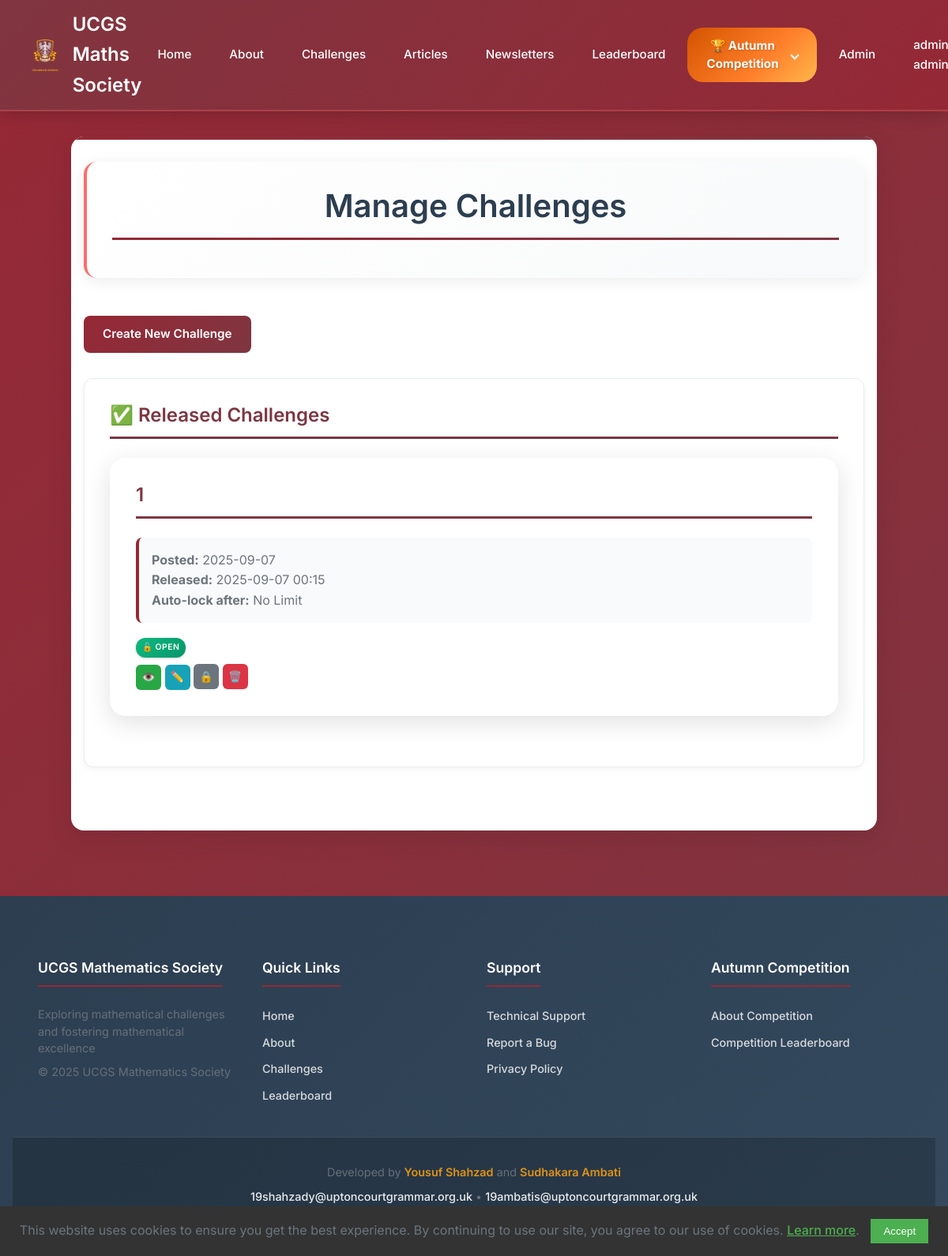
Screenshot of /admin/challenges (signed in) with the database file from the repository.
### app/models.py (models this page shows, shortened)
class User(UserMixin, db.Model):
    __tablename__ = "users"
    id = db.Column(db.Integer, primary_key=True)
    full_name = db.Column(db.String(100), nullable=False, index=True)
    email = db.Column(db.String(120), unique=True, nullable=False, index=True)
    year = db.Column(db.Integer)
    maths_class = db.Column(db.String(100))
    password_hash = db.Column(db.String(128))
    is_admin = db.Column(db.Boolean, default=False, nullable=False)
    key_stage = db.Column(db.String(3), nullable=False, index=True)
    school_id = db.Column(db.Integer, db.ForeignKey('school.id'), nullable=True, index=True)
    is_competition_participant = db.Column(db.Boolean, default=False, nullable=False)
    submissions = db.relationship(
        "AnswerSubmission",
        back_populates="user",
        lazy="dynamic",
        cascade="all, delete-orphan"
    )
    articles = db.relationship(
        "Article",
        back_populates="author",
        lazy="dynamic",
        cascade="all, save-update"
    )

class Challenge(db.Model):
    __tablename__ = "challenge"
    id = db.Column(db.Integer, primary_key=True, autoincrement=True)
    title = db.Column(db.String(100), nullable=False, index=True)
    content = db.Column(db.Text, nullable=False)
    date_posted = db.Column(db.DateTime, nullable=False, default=datetime.datetime.now, index=True)
    file_url = db.Column(db.String(100))
    key_stage = db.Column(db.String(3), nullable=False, index=True)
    first_correct_submission = db.Column(db.DateTime)
    release_at = db.Column(db.DateTime, nullable=True, index=True)
    is_manually_locked = db.Column(db.Boolean, default=False, nullable=False)
    lock_after_hours = db.Column(db.Integer, nullable=True)
    answer_boxes = db.relationship(
        "ChallengeAnswerBox",
        back_populates="challenge",
        lazy="dynamic",
        cascade="all, save-update",
        order_by="ChallengeAnswerBox.order"
    )
    submissions = db.relationship(
        "AnswerSubmission",
        back_populates="challenge",
        lazy="dynamic"
    )

### app/admin/routes.py (the view)
@bp.route("/admin/challenges")
@login_required
@admin_required
def manage_challenges():
    now = datetime.datetime.now()
    released_challenges = Challenge.query.filter(Challenge.release_at <= now).order_by(Challenge.date_posted.desc()).all()
    unreleased_challenges = Challenge.query.filter(Challenge.release_at > now).order_by(Challenge.release_at.asc()).all()
    return render_template(
        "admin/manage_challenges.html",
        title="Manage Challenges",
        released_challenges=released_challenges,
        unreleased_challenges=unreleased_challenges
    )

### app/__init__.py (called while the page is built)
def initialize_extensions(app):
    ckeditor.init_app(app)
    db.init_app(app)
    login_manager.init_app(app)
    migrate.init_app(app, db, render_as_batch=True)
    from app.models import User
    @login_manager.user_loader
    def load_user(user_id):
        return User.query.get(int(user_id))

### app/admin/routes.py (called while the page is built)
def admin_required(f):
    @wraps(f)
    def decorated_function(*args, **kwargs):
        if not current_user.is_admin:
            flash("You do not have permission to access this page.")
            return redirect(url_for("main.home"))
        return f(*args, **kwargs)
    return decorated_function

### app/templates/admin/manage_challenges.html (shortened to what this page needs)
{% extends "base.html" %}
{% block content %}
<div class="admin-dashboard">
    <div class="page-header">
        <h1>Manage Challenges</h1>
    </div>
    <a href="{{ url_for('admin.create_challenge') }}" class="button">Create New Challenge</a>
    <div class="page-section">
    <section>
        <h2>✅ Released Challenges</h2>
        <div class="challenges-grid">
            {% for challenge in released_challenges %}
            <div class="challenge-card">
                <h2>{{ challenge.title }}</h2>
                <div class="challenge-meta">
                    <span class="challenge-date"><strong>Posted:</strong> {{ challenge.date_posted.strftime('%Y-%m-%d') }}</span><br>
                    <span class="challenge-released"><strong>Released:</strong> {{ challenge.release_at.strftime('%Y-%m-%d %H:%M') if challenge.release_at else 'Immediate' }}</span><br>
                    <span class="challenge-lock"><strong>Auto-lock after:</strong> {{ challenge.lock_after_hours if challenge.lock_after_hours else 'No Limit' }} </span>
                </div>
                {% if challenge.is_manually_locked or challenge.lock_after_hours %}
                    <div class="challenge-badge locked">
                        <span class="status-icon">🔒</span>
                        {% if challenge.lock_after_hours %}
                            <span>Time Expired</span>
                        {% else %}
                            <span>Manually Locked</span>
                        {% endif %}
                    </div>
                {% else %}
                    <div class="challenge-badge unlocked">
                        <span class="status-icon">🔓</span>
                        <span>Open</span>
                    </div>
                {% endif %}
                <div>
                    <a href="{{ url_for('main.challenge', challenge_id=challenge.id) }}"
                       class="action-btn view-btn">
                        <span class="button-icon">👁️</span>
                    </a>
                    <a href="{{ url_for('admin.edit_challenge', challenge_id=challenge.id) }}"
                       class="action-btn edit-btn">
                        <span class="button-icon">✏️</span>
                    </a>
                    <form class="form-btn" method="POST" action="{{ url_for('admin.toggle_challenge_lock', challenge_id=challenge.id) }}">
                        <button type="submit" class="action-btn reset-btn"
                                data-action="{{ 'unlock' if challenge.is_manually_locked else 'lock' }}"
                                onclick="return confirmToggleLock(this);">
                            <span class="button-icon">{{ '🔓' if challenge.is_manually_locked else '🔒' }}</span>
                        </button>
                    </form>
                    <button class="action-btn delete-btn"
                            data-challenge-id="{{ challenge.id }}"
                            onclick="confirmDelete(this)">
                        <span class="button-icon">🗑️</span>
                    </button>
                </div>
            </div>
            {% endfor %}
        </div>
    </section>
</div>
{% endblock %}

### app/templates/base.html (shortened to what this page needs)
<!DOCTYPE html>
<html lang="en">
    <head>
        <link rel="stylesheet" href="{{ url_for('static', filename='css/styles.min.css') }}">
        <link rel="stylesheet" href="https://cdnjs.cloudflare.com/ajax/libs/mathquill/0.10.1/mathquill.min.css">
</head>
<body>
    <header>
        <nav class="nav-container">
            <a href="{{ url_for('main.home') }}" class="nav-logo">
                <img src="{{ url_for('static', filename='images/crest.png') }}" alt="UCGS Crest">
                <span>UCGS Maths Society<span>
            </a>
            <ul class="nav-menu" id="navMenu">
                <li><a href="{{ url_for('main.home') }}">Home</a></li>
                <li><a href="{{ url_for('main.about') }}">About</a></li>
                <li><a href="{{ url_for('main.challenges') }}">Challenges</a></li>
                <li><a href="{{ url_for('main.articles') }}">Articles</a></li>
                <li><a href="{{ url_for('main.newsletters') }}">Newsletters</a></li>
                <li><a href="{{ url_for('main.leaderboard') }}">Leaderboard</a></li>
                <li class="dropdown">
                    <a href="#" class="dropdown-toggle button summer-competition-link">
                        🏆 Autumn Competition
                        <span class="dropdown-arrow"></span>
                    </a>
                </li>
                {% if current_user.is_anonymous %}
                    <li class="nav-auth"><a href="{{ url_for('auth.login') }}" class="" style="margin-top: 0">Login</a></li>
                    <li class="nav-auth"><a href="{{ url_for('auth.register') }}" class="">Register</a></li>
                    <li class="nav-auth"><a href="#" onclick="showSupportModal()" class="support-link">Support</a></li>
                {% else %}
                    {% if current_user.is_admin %}
                        <li><a href="{{ url_for('admin.admin_index') }}">Admin</a></li>
                    {% endif %}
                    <li class="dropdown">
                        <a href="#" class="dropdown-toggle">
                            {{ current_user.full_name }}
                        </a>
                    </li>
                {% endif %}
            </ul>
        </nav>
    </header>
    <main>
        {% block content %}{% endblock %}
    </main>
    <footer>
        <div class="footer-content">
            <div class="footer-section">
                <h4>UCGS Mathematics Society</h4>
                <p>Exploring mathematical challenges and fostering mathematical excellence</p>
                <p>&copy; 2025 UCGS Mathematics Society</p>
            </div>
            <div class="footer-section">
                <h4>Quick Links</h4>
                <ul>
                    <li><a href="{{ url_for('main.home') }}">Home</a></li>
                    <li><a href="{{ url_for('main.about') }}">About</a></li>
                    <li><a href="{{ url_for('main.challenges') }}">Challenges</a></li>
                    <li><a href="{{ url_for('main.leaderboard') }}">Leaderboard</a></li>
                </ul>
            </div>
            <div class="footer-section">
                <h4>Support</h4>
                <ul>
                    <li><a href="#" onclick="showSupportModal()">Technical Support</a></li>
                    <li><a href="https://forms.cloud.microsoft/e/t2UThSWiVU" target="_blank">Report a Bug</a></li>
                    <li><a href="{{ url_for('main.privacy_policy') }}">Privacy Policy</a></li>
                </ul>
            </div>
            <div class="footer-section">
                <h4>Autumn Competition</h4>
                <ul>
                    <li><a href="{{ url_for('main.summer_about') }}">About Competition</a></li>
                    <li><a href="{{ url_for('main.summer_leaderboard') }}">Competition Leaderboard</a></li>
                </ul>
            </div>
        </div>
        <div class="footer-bottom">
            <div class="footer-credits">
                <p>Developed by <strong>Yousuf Shahzad</strong> and <strong>Sudhakara Ambati</strong></p>
                <p>
                    <a href="mailto:19shahzady@uptoncourtgrammar.org.uk">19shahzady@uptoncourtgrammar.org.uk</a> •
                    <a href="mailto:19ambatis@uptoncourtgrammar.org.uk">19ambatis@uptoncourtgrammar.org.uk</a>
                </p>
            </div>
        </div>
    </footer>
    <div id="cookie-consent-banner" class="cookie-banner">
        <p>
            This website uses cookies to ensure you get the best experience. By continuing to use our site, you agree to our use of cookies.
            <a href="{{ url_for('main.privacy_policy') }}">Learn more</a>.
        </p>
        <button id="accept-cookies" class="cookie-button">Accept</button>
    </div>
</body>
</html>

### rows the page displays
User: full_name "admin admin"
Challenge: title "1", date_posted "2025-09-07", release_at "2025-09-07 00:15", lock_after_hours "No Limit", shows "OPEN", is_manually_locked "🔒"
